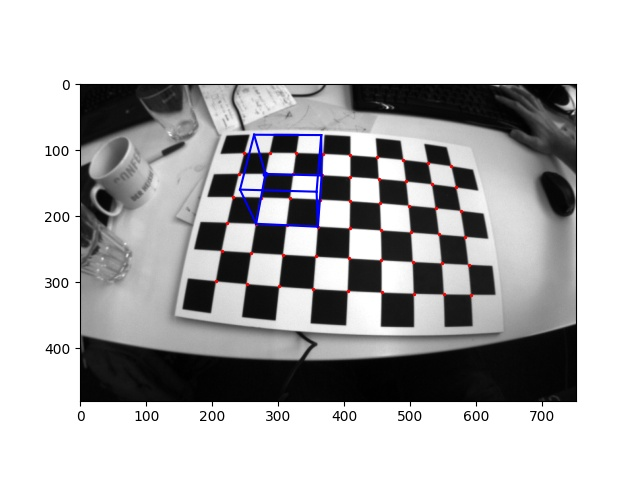
#> input picture Exercise 1 - Augmented Reality Wireframe Cube/Projection on distorted image.jpg, 640 x 480 px, given in place of img_0001.jpg, which was not available
$ python projection_undistorted.py
#> lines starting #> are read from the running program, lines starting #| are printed output that depends on the picture; pictures that were not available may be replaced by others from this repository, and a replacement may not be noted
import os
from typing import Tuple, Optional
import numpy as np
import cv2 as cv
import matplotlib.pyplot as plt


def generate_point_grid(number_points_x: int = 9, number_points_y: int = 6, square_size: float = 0.04,
                        show_plot: bool = False) -> np.array:
    x = np.linspace(0, (number_points_x - 1) * square_size, number_points_x)
    y = np.linspace(0, (number_points_y - 1) * square_size, number_points_y)
    xz, yz = np.meshgrid(x, y)
    z = np.zeros_like(xz)

    # 3-dim by n-points array
    point_array = np.concatenate([xz.reshape((1, xz.size)), yz.reshape((1, yz.size)), z.reshape((1, z.size))],
                                 axis=0)

    if show_plot:
        fig = plt.figure(figsize=(10, 18))
        ax = fig.add_subplot(111, projection='3d', azim=-40, elev=40)
        ax.scatter(xz, yz, z, "bx")
        plt.show()

    return point_array


def generate_cube_vertices(cube_square_length: int, cube_up_left_crnr_sqrs: Tuple[int, int],
                           square_size: float = 0.04) -> np.ndarray:
    # Get the upper left corner of the cube in the units of the world plane
    up_left_crnr = (cube_up_left_crnr_sqrs[0] * square_size, cube_up_left_crnr_sqrs[1] * square_size)

    # Create the matrix with the 8 vertices of the cube
    cube_coordinates = list()
    for z in (0, 1):
        for x in (0, 1):
            for y in (0, 1):
                cube_coordinates.append(
                    [x * square_size * cube_square_length + up_left_crnr[0],
                     y * square_size * cube_square_length + up_left_crnr[1],
                     -z * square_size * cube_square_length])

    return np.array(cube_coordinates).T


def get_pose(pose_file_path: str, img_line: int) -> np.array:
    with open(pose_file_path) as f:
        pose_lines = f.readlines()
        pose_line = pose_lines[img_line]
        pose_line = pose_line.strip()

    return np.array(pose_line.split(' '), dtype='float')


def get_rotation_matrix(rotation_vector_: np.array) -> np.array:
    rotation_magnitude = np.linalg.norm(rotation_vector_)
    k_unit_vector = rotation_vector_ / rotation_magnitude
    k_cross_prod_matrix = np.cross(k_unit_vector, np.identity(k_unit_vector.shape[0]) * -1)
    rotation_matrix = np.identity(rotation_vector_.shape[0]) + \
                      np.sin(rotation_magnitude) * k_cross_prod_matrix + \
                      (1 - np.cos(rotation_magnitude)) * np.matmul(k_cross_prod_matrix, k_cross_prod_matrix)

    return rotation_matrix


def get_projection_matrix(pose_array_: np.ndarray, k_matrix: np.ndarray) -> np.ndarray:
    # Create the rotation matrix
    rotation_vector = pose_array_[0:3]
    translation_vector = pose_array_[3:]
    rotation_matrix = get_rotation_matrix(rotation_vector)

    # Create rigid body transformation. Append the translation vector
    rb_transformation = np.concatenate(
        [rotation_matrix, translation_vector.reshape((translation_vector.shape[0], 1))], axis=1)

    # Multiply by the intrinsic parameter matrix K
    projection_matrix = np.matmul(k_matrix, rb_transformation)

    return projection_matrix


def apply_radial_deformation(optic_center_pixels: np.ndarray, projected_points_2D: np.ndarray, d_params: np.ndarray) \
        -> np.ndarray:
    points_wrt_optical_center = projected_points_2D - optic_center_pixels
    radial_dist_vector = np.linalg.norm(points_wrt_optical_center, axis=0)

    # Apply radial distortion model
    projected_points_2D = (1 +
                           d_params[0] * np.power(radial_dist_vector, 2) +
                           d_params[1] * np.power(radial_dist_vector, 4)) * points_wrt_optical_center + \
                          optic_center_pixels

    return projected_points_2D


def project_points(projection_matrix: np.ndarray, points: np.ndarray,
                   k_matrix: Optional[np.ndarray] = None, d_params: Optional[np.ndarray] = None,
                   apply_distortion=False) -> np.ndarray:
    # add a coordinate of 1 to be able to apply the translation of the rigid body transformation
    extended_points = np.concatenate([points, np.ones((1, points.shape[1]))], axis=0)
    projected_points = np.matmul(projection_matrix, extended_points)

    # We still need to divide by the 3rd projected dimension lambda
    projected_points_2D = projected_points[0:2, :] / projected_points[2, :]

    # Apply distortion if we want to apply distortion
    if apply_distortion and k_matrix is not None and d_params is not None:
        optic_center_pixels = np.array([[k_matrix[0, 2]], [k_matrix[1, 2]]])  # u_o, v_0

        # Apply radial distortion model
        projected_points_2D = apply_radial_deformation(
            optic_center_pixels=optic_center_pixels, projected_points_2D=projected_points_2D,
            d_params=d_params)

    return projected_points_2D


def generate_cube_2d_coordinates(cube_square_length: int, cube_up_left_crnr_sqrs: Tuple[int, int],
                                 projection_matrix: np.ndarray, square_size: float,
                                 k_matrix: Optional[np.ndarray] = None, d_params: Optional[np.ndarray] = None,
                                 apply_distortion=False) -> tuple[np.ndarray, np.ndarray]:
    cube_coordinates = generate_cube_vertices(cube_square_length=cube_square_length,
                                              cube_up_left_crnr_sqrs=cube_up_left_crnr_sqrs,
                                              square_size=square_size)

    projected_cube_vertices = project_points(projection_matrix=projection_matrix.copy(), points=cube_coordinates.copy(),
                                             k_matrix=k_matrix, d_params=d_params, apply_distortion=apply_distortion)

    return cube_coordinates, projected_cube_vertices


def plot_img_projected_objects(original_img: np.ndarray, projected_points: Optional[np.ndarray] = None,
                               square_size: Optional[float] = None, cube_coordinates: Optional[np.ndarray] = None,
                               projected_cube_vertices: Optional[np.ndarray] = None,
                               fig_name: Optional[str] = None):
    # Plot cube
    plt.imshow(original_img, cmap='gray')

    if projected_points is not None:
        plt.scatter(projected_points[0], projected_points[1], color='r', s=2)

    if projected_cube_vertices is not None and cube_coordinates is not None and square_size is not None:
        plt.scatter(projected_cube_vertices[0, :1], projected_cube_vertices[1, :1], color='b', s=10)
        connected_vertices = set()  # To make sure we only draw once each line
        for point_i in range(projected_cube_vertices.shape[1] - 1):
            for point_j in range(point_i + 1, projected_cube_vertices.shape[1]):
                dist = np.linalg.norm(cube_coordinates[:, point_i] - cube_coordinates[:, point_j])
                dist = np.round(dist, 3)

                if dist / square_size % 2 == 0 and (point_i, point_j) not in connected_vertices:
                    connected_vertices.add((point_i, point_j))
                    connected_vertices.add((point_j, point_i))

                    plt.plot(
                        [projected_cube_vertices[0, point_i], projected_cube_vertices[0, point_j]],
                        [projected_cube_vertices[1, point_i], projected_cube_vertices[1, point_j]],
                        'b'
                    )
    else:
        raise Exception("Missing either 'projected_cube_vertices', 'cube_coordinates', or 'square_size' ")

    plt.savefig(f'{fig_name}.jpg')
    plt.show()


def undistort_img(distorted_img: np.ndarray, img_shape: Tuple[int, int], d_params: np.ndarray, k_matrix: np.ndarray) \
        -> np.ndarray:
    x = np.linspace(0, img_shape[1] - 1, img_shape[1])
    y = np.linspace(0, img_shape[0] - 1, img_shape[0])
    xz, yz = np.meshgrid(x, y)

    # Array of individual pixel location in 2D
    pixel_idx_array = np.concatenate([xz.reshape((1, xz.size)), yz.reshape((1, yz.size))], axis=0)

    # Apply distortion to the indices of pixels
    optic_center_pixels = np.array([[k_matrix[0, 2]], [k_matrix[1, 2]]])
    pixel_idx_deformed = apply_radial_deformation(
        optic_center_pixels=optic_center_pixels,
        projected_points_2D=pixel_idx_array,
        d_params=d_params)

    pixel_idx_deformed = np.floor(pixel_idx_deformed).astype(int)

    undistorted_image = distorted_img[pixel_idx_deformed[1, :], pixel_idx_deformed[0, :]]\
        .reshape(distorted_img.shape).astype(np.uint8)

    return undistorted_image


def main(
        img_dir: str,
        img_idx: int = 0,
        square_size: float = 0.04,
        cube_square_length: int = 2,
        cube_up_left_crnr_sqrs: Tuple[int, int] = (1, 1),
        distorted_params_path: str = 'data/D.txt',
        intrinsic_param_path: str = 'data/K.txt',
        pose_data_path: str = 'data/poses.txt',
        apply_distortion: bool = False,
        undistort: bool = False,
        fig_name: Optional[str] = None,
):
    # Read undistorted image and convert to Gray-Scale
    original_img = cv.imread(os.path.join(img_dir, f'img_{img_idx:04}.jpg'), cv.IMREAD_GRAYSCALE)

    # Load relevant parameters
    pose_array = get_pose(pose_data_path, img_idx - 1)
    k = np.loadtxt(intrinsic_param_path)
    d = None
    if distorted_params_path is not None:
        d = np.loadtxt(distorted_params_path)

    # Undistort the image if so chose
    if undistort:
        original_img = undistort_img(distorted_img=original_img, img_shape=original_img.shape, d_params=d, k_matrix=k)
        apply_distortion = False

    # Create the grid of red points. Assume z=0, and (x=0,y=0) at the top left of the board
    #  Each square is of size 4cm
    point_grid_array = generate_point_grid(number_points_x=9, number_points_y=6, square_size=square_size,
                                           show_plot=False)

    # Use the the projection mapping to project the dots onto the surface
    projection_matrix = get_projection_matrix(pose_array_=pose_array, k_matrix=k)
    projected_points = project_points(projection_matrix=projection_matrix.copy(), points=point_grid_array.copy(),
                                      k_matrix=k, d_params=d, apply_distortion=apply_distortion)

    # Generate Cube Coordinates
    cube_coordinates, projected_cube_vertices = generate_cube_2d_coordinates(
        cube_square_length=cube_square_length, cube_up_left_crnr_sqrs=cube_up_left_crnr_sqrs,
        projection_matrix=projection_matrix, square_size=square_size,
        k_matrix=k, d_params=d, apply_distortion=apply_distortion)

    # Plot a cube on the image
    plot_img_projected_objects(original_img=original_img,
                               projected_points=projected_points,
                               square_size=square_size, cube_coordinates=cube_coordinates,
                               projected_cube_vertices=projected_cube_vertices,
                               fig_name=fig_name)


if __name__ == '__main__':
    data_dir = os.path.join('data')
    undistorted_img_dir = os.path.join(data_dir, 'images_undistorted')
    distorted_img_dir = os.path.join(data_dir, 'images')

    d_params_path = os.path.join(data_dir, 'D.txt')
    k_params_path = os.path.join(data_dir, 'K.txt')
    poses_path = os.path.join(data_dir, 'poses.txt')

    # EXERCISE 1
    # Plot undistorted image grid and cube
    main(img_dir=undistorted_img_dir, img_idx=1,
         square_size=0.04, cube_square_length=2, cube_up_left_crnr_sqrs=(1, 1),
         distorted_params_path=d_params_path, intrinsic_param_path=k_params_path, pose_data_path=poses_path,
         apply_distortion=False, undistort=False,
         fig_name='Projection on undistorted image')
#> (reads Exercise 1 - Augmented Reality Wireframe Cube/data/poses.txt from the repository)
#> in plot_img_projected_objects, `plt.savefig(f'{fig_name}.jpg')`:
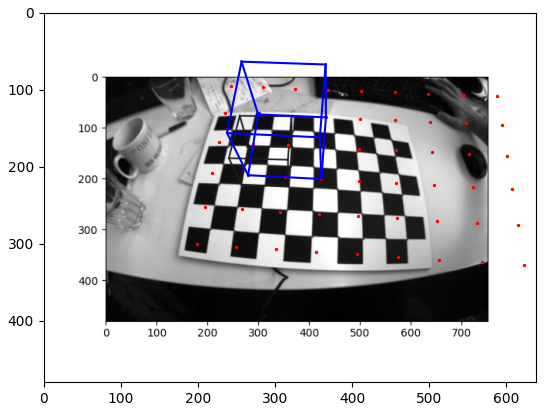
#> figure drawn by matplotlib, 1 panel

    # EXERCISE 2.1 (or 3.1)
    # Plot image grid and cube on distorted image
    main(img_dir=distorted_img_dir, img_idx=1,
         square_size=0.04, cube_square_length=2, cube_up_left_crnr_sqrs=(1, 1),
         distorted_params_path=d_params_path, intrinsic_param_path=k_params_path, pose_data_path=poses_path,
         apply_distortion=True, undistort=False,
         fig_name='Projection on distorted image')
#> call 2 of main, with img_dir = 'data/images', img_idx = 1, square_size = 0.04, cube_square_length = 2, cube_up_left_crnr_sqrs = (1, 1), distorted_params_path = 'data/D.txt', intrinsic_param_path = 'data/K.txt', pose_data_path = 'data/poses.txt'
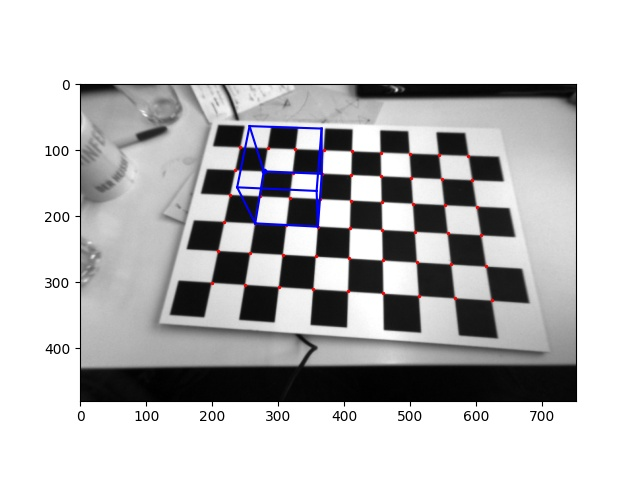
#> input picture Exercise 1 - Augmented Reality Wireframe Cube/Projection on undistorted image.jpg, 640 x 480 px, given in place of img_0001.jpg, which was not available
#> call 2 of plot_img_projected_objects, with projected_points = array of shape (2, 54), square_size = 0.04, cube_coordinates = array of shape (3, 8), projected_cube_vertices = array of shape (2, 8), fig_name = 'Projection on distorted image'
#> in plot_img_projected_objects (call 2), `plt.savefig(f'{fig_name}.jpg')`:
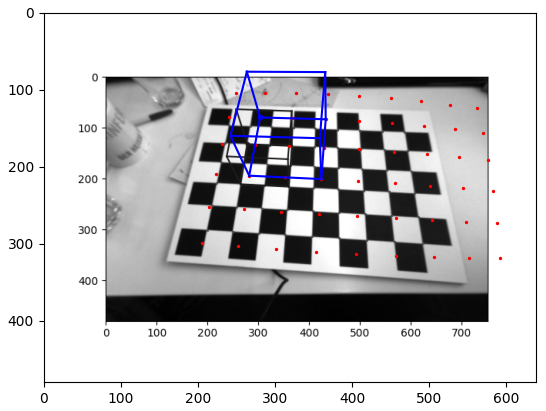
#> figure drawn by matplotlib, 1 panel

    # EXERCISE 2.2 (or 3.1)
    # Plot image grid and cube on distorted image and UNDISTORT IT
    main(img_dir=distorted_img_dir, img_idx=1,
         square_size=0.04, cube_square_length=2, cube_up_left_crnr_sqrs=(1, 1),
         distorted_params_path=d_params_path, intrinsic_param_path=k_params_path, pose_data_path=poses_path,
         apply_distortion=True, undistort=True,
         fig_name='Projection on undistorted image')
#> in undistort_img, `undistorted_image = distorted_img[pixel_idx_deformed[1, :], pixel_idx_..`:
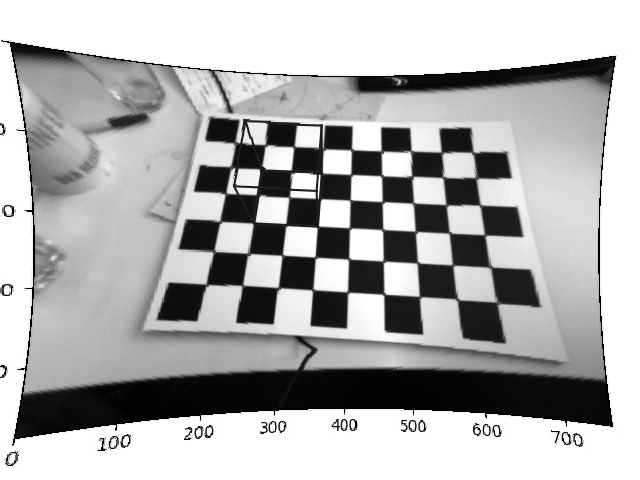
#> undistorted_image: shape (480, 640); min 0, max 255, mean 174.8
#> call 3 of plot_img_projected_objects, with projected_points = array of shape (2, 54), square_size = 0.04, cube_coordinates = array of shape (3, 8), projected_cube_vertices = array of shape (2, 8), fig_name = 'Projection on undistorted image'
#> in plot_img_projected_objects (call 3), `plt.savefig(f'{fig_name}.jpg')`:
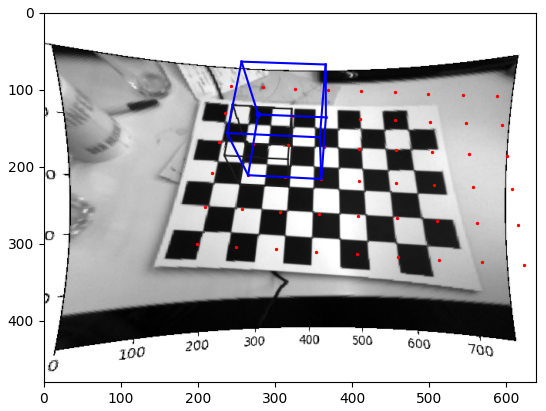
#> figure drawn by matplotlib, 1 panel

    # TODO: Use bilineal interpolation to do the undistortioning

    # TODO: Create animation to based on the sequence of images

    # TODO: Turn image projection into a class
